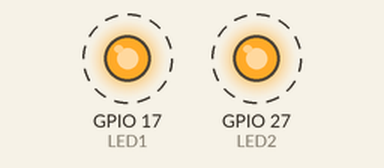
Bench run of a program on a simulated Raspberry Pi (BCM pin numbers). On the bench: output pins drawn as LEDs (lit = HIGH). Dashed ring = blinking. At 8.0 s the program stops and its outputs stay as they are.

Above: at 0.2 s.
Timing chart, 0 to 3.0 s (numbered marks = the images above):
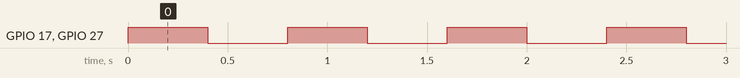

The program:

GPIO_LEDs.py
```python
#GPIO Pins Python
#Written by Kaylee and Gabby
from gpiozero import LED
from time import sleep

LED1 = LED(17)
LED2 = LED(27)

for x in range(0,10):
    LED1.on()
    LED2.on()
    sleep(0.4)
    LED1.off()
    LED2.off()
    sleep(0.4)
```

Measured:
- by itself, GPIO 17 (LED1), GPIO 27 (LED2): alternates HIGH for 0.40 s and LOW for 0.40 s, 20 changes in all, then stays LOW
